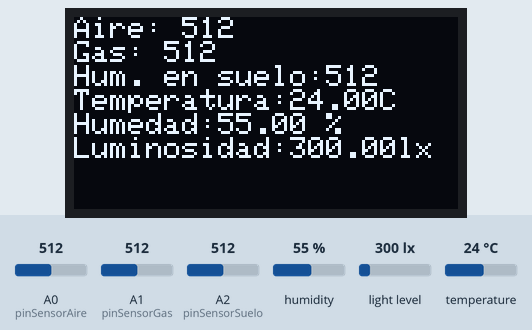
A sketch run on a simulated Arduino Uno R4 WiFi. Parts: 128×64 one-colour display. The inputs (shaded band) are chosen by the test bench; at power-on: humidity 55 %, A0 (pinSensorAire) = 512, A1 (pinSensorGas) = 512, A2 (pinSensorSuelo) = 512, light level 300 lx, temperature 24 °C. WiFi joins after 1.5 s; servers stay silent unless stated; uploads are accepted with an empty reply; the local clock reads 2024-03-15 10:24:30 at power-on unless the sketch sets it; storage starts empty; what the sketch prints to the serial monitor is not drawn.

Above: at 4.7 s.
4.8 s: humidity set to 22 %
At 10.0 s:
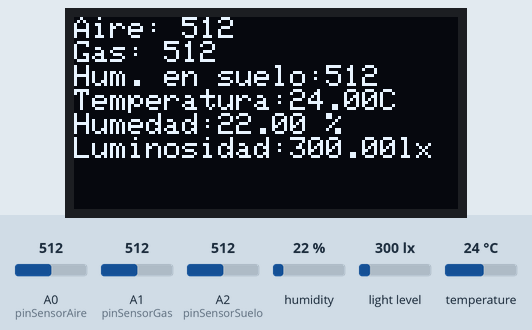
10.7 s: A0 (pinSensorAire) set to 716
At 14.5 s:
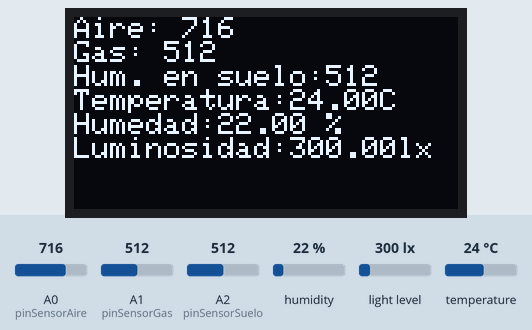
16.6 s: A1 (pinSensorGas) set to 716
At 20.2 s:
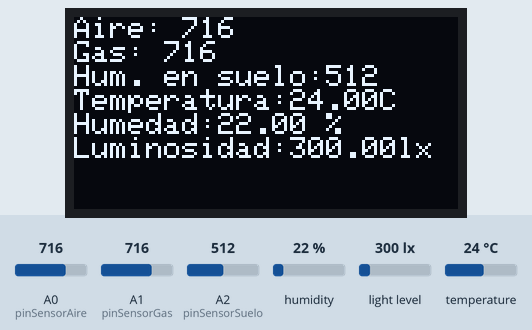
22.5 s: A2 (pinSensorSuelo) set to 716
At 25.8 s:
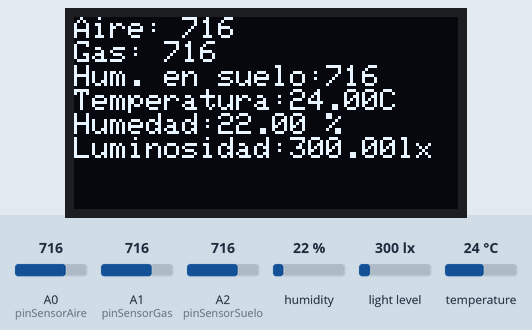
28.4 s: light level set to 40 lx
At 30.3 s:
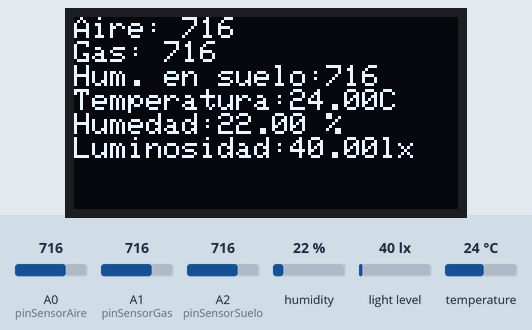
34.3 s: temperature set to 12 °C
At 36.0 s:
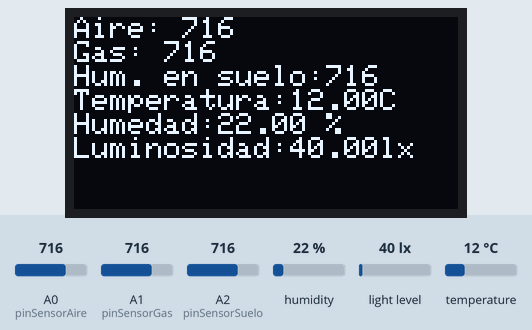
Timing chart, 0 to 37.5 s (numbered marks = the images above; inputs shaded):
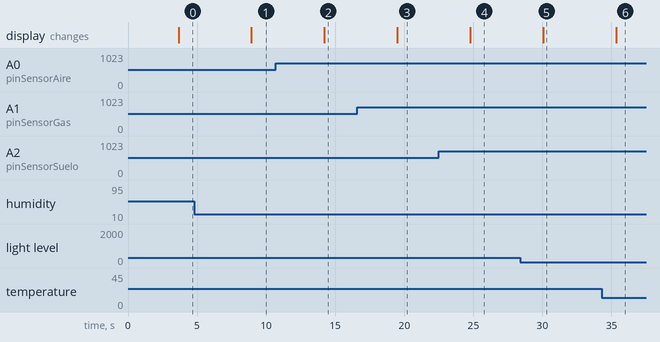

Measured:
- after the input at 4.8 s, the display: changes after 4.1 s (image 1)
- after the input at 10.7 s, the display: changes after 3.5 s (image 2)
- after the input at 16.6 s, the display: changes after 2.9 s (image 3)
- after the input at 22.5 s, the display: changes after 2.3 s (image 4)
- after the input at 28.4 s, the display: changes after 1.7 s (image 5)
- after the input at 34.3 s, the display: changes after 1.0 s (image 6)

The sketch:

ejercicio6.ino
```cpp
/*
 *  Bienvenidos a Sys On Chip
 * ==============================
 * Ejercicio No.6
 *
 * Sistema de monitoreo ambiental IoT completo
 *
 * Sensores utilizados:
 *  - MQ135 (calidad del aire)
 *  - MQ9 (gas)
 *  - Sensor de humedad del suelo
 *  - SI7021 (temperatura y humedad)
 *  - BH1750 (sensor de luz)
 *
 * Módulos adicionales:
 *  - RTC DS3231 (fecha y hora)
 *  - Pantalla OLED SSD1306
 *  - Tarjeta microSD para registro CSV
 *  - Comunicación WiFi con Raspberry Pi
 *
 * Arquitectura:
 *
 *  Sensores → Arduino →
 *      ├ OLED
 *      ├ microSD
 *      └ WiFi → Raspberry Pi → CSV
 *
 */


// ============================================================
// LIBRERIAS
// ============================================================

#include <Wire.h>
#include <SPI.h>
#include <SD.h>

#include <Adafruit_Si7021.h>
#include <BH1750.h>
#include "RTClib.h"

#include <Adafruit_GFX.h>
#include <Adafruit_SSD1306.h>

#include <WiFiS3.h>
#include <ArduinoHttpClient.h>


// ============================================================
// CONFIGURACION OLED
// ============================================================

#define SCREEN_WIDTH 128
#define SCREEN_HEIGHT 64
#define OLED_RESET 8

Adafruit_SSD1306 display(SCREEN_WIDTH, SCREEN_HEIGHT, &Wire, OLED_RESET);


// ============================================================
// PINES ANALOGICOS
// ============================================================

const int pinSensorAire  = A0;
const int pinSensorGas   = A1;
const int pinSensorSuelo = A2;


// ============================================================
// PIN TARJETA SD
// ============================================================

const int pinSD = 10;


// ============================================================
// OBJETOS DE SENSORES
// ============================================================

Adafruit_Si7021 sensorAmbiente = Adafruit_Si7021();
BH1750 sensorLuz;
RTC_DS3231 relojRTC;

File archivoDatos;


// ============================================================
// CONFIGURACION WIFI
// ============================================================

const char nombreRed[] = "sysonchip_2.4";
const char claveRed[]  = "HjQa21082as";

const char direccionServidor[] = "192.168.0.106";
int puertoServidor = 5000;

WiFiClient clienteWiFi;
HttpClient clienteHTTP = HttpClient(clienteWiFi, direccionServidor, puertoServidor);


// ============================================================
// FUNCION DOS DIGITOS
// ============================================================

void imprimirDosDigitos(int numero)
{

  if (numero < 10)
  {
    Serial.print("0");
  }

  Serial.print(numero);
}


// ============================================================
// CREAR CABECERA CSV
// ============================================================

void crearCabeceraCSV()
{

  archivoDatos = SD.open("datos.csv", FILE_WRITE);

  if (archivoDatos)
  {

    archivoDatos.println("Fecha,Hora,Aire,Gas,Suelo,Temperatura,Humedad,Luz");

    archivoDatos.close();

    Serial.println("Cabecera CSV creada.");

  }

}


// ============================================================
// SETUP
// ============================================================

void setup()
{

  Serial.begin(115200);
  while (!Serial);

  Serial.println("Inicializando sistema ambiental IoT...");


  // ------------------------------------------------------------
  // BUS I2C
  // ------------------------------------------------------------

  Wire.begin();


  // ------------------------------------------------------------
  // OLED
  // ------------------------------------------------------------

  if(!display.begin(SSD1306_SWITCHCAPVCC, 0x3D))
  {
    Serial.println("Error OLED");
    while(1);
  }

  display.clearDisplay();
  display.setTextSize(1);
  display.setTextColor(WHITE);

  display.setCursor(10,20);
  display.println("SysOnChip");

  display.setCursor(10,35);
  display.println("Sistema IoT");

  display.display();

  delay(2000);
  display.clearDisplay();


  // ------------------------------------------------------------
  // SENSOR SI7021
  // ------------------------------------------------------------

  if (!sensorAmbiente.begin())
  {

    Serial.println("Error SI7021");
    while (1);

  }


  // ------------------------------------------------------------
  // SENSOR BH1750
  // ------------------------------------------------------------

  if (!sensorLuz.begin(BH1750::CONTINUOUS_HIGH_RES_MODE))
  {

    Serial.println("Error BH1750");
    while (1);

  }


  // ------------------------------------------------------------
  // RTC
  // ------------------------------------------------------------

  if (!relojRTC.begin())
  {

    Serial.println("Error RTC");
    while (1);

  }

  if (relojRTC.lostPower())
  {

    Serial.println("RTC sin energia");

    relojRTC.adjust(DateTime(F(__DATE__), F(__TIME__)));

  }


  // ------------------------------------------------------------
  // TARJETA SD
  // ------------------------------------------------------------

  Serial.print("Inicializando SD... ");

  if (!SD.begin(pinSD))
  {

    Serial.println("Error SD");
    while (1);

  }

  Serial.println("OK");


  if (!SD.exists("datos.csv"))
  {

    Serial.println("Creando archivo CSV...");
    crearCabeceraCSV();

  }


  // ------------------------------------------------------------
  // WIFI
  // ------------------------------------------------------------

  Serial.println("Conectando WiFi...");

  WiFi.begin(nombreRed, claveRed);

  while (WiFi.status() != WL_CONNECTED)
  {

    delay(1000);
    Serial.print(".");

  }

  Serial.println();
  Serial.println("WiFi conectado");

  Serial.print("IP local: ");
  Serial.println(WiFi.localIP());

  Serial.println("Sistema listo");

}


// ============================================================
// LOOP
// ============================================================

void loop()
{

  // ------------------------------------------------------------
  // TIEMPO
  // ------------------------------------------------------------

  DateTime tiempoActual = relojRTC.now();


  // ------------------------------------------------------------
  // SENSORES ANALOGICOS
  // ------------------------------------------------------------

  int valorAire  = analogRead(pinSensorAire);
  int valorGas   = analogRead(pinSensorGas);
  int valorSuelo = analogRead(pinSensorSuelo);


  // ------------------------------------------------------------
  // SENSORES DIGITALES
  // ------------------------------------------------------------

  float temperatura = sensorAmbiente.readTemperature();
  float humedad     = sensorAmbiente.readHumidity();
  float luz         = sensorLuz.readLightLevel();


  // ------------------------------------------------------------
  // SERIAL
  // ------------------------------------------------------------

  Serial.println("======= NUEVA MEDICION =======");

  Serial.print("Fecha: ");
  Serial.print(tiempoActual.year());
  Serial.print("-");
  Serial.print(tiempoActual.month());
  Serial.print("-");
  Serial.println(tiempoActual.day());

  Serial.print("Hora: ");

  imprimirDosDigitos(tiempoActual.hour());
  Serial.print(":");
  imprimirDosDigitos(tiempoActual.minute());
  Serial.print(":");
  imprimirDosDigitos(tiempoActual.second());

  Serial.println();

  Serial.print("Aire: "); Serial.println(valorAire);
  Serial.print("Gas: "); Serial.println(valorGas);
  Serial.print("Suelo: "); Serial.println(valorSuelo);
  Serial.print("Temp: "); Serial.println(temperatura);
  Serial.print("Hum: "); Serial.println(humedad);
  Serial.print("Luz: "); Serial.println(luz);


  // ------------------------------------------------------------
  // OLED
  // ------------------------------------------------------------

  display.clearDisplay();

  display.setCursor(0,0);

  display.print("Aire: ");
  display.println(valorAire);

  display.print("Gas: ");
  display.println(valorGas);

  display.print("Hum. en suelo:");
  display.println(valorSuelo);

  display.print("Temperatura:");
  display.print(temperatura);
  display.println("C");

  display.print("Humedad:");
  display.print(humedad);
  display.println(" %");

  display.print("Luminosidad:");
  display.print(luz);
  display.println("lx");

  display.display();


  // ------------------------------------------------------------
  // GUARDAR EN SD
  // ------------------------------------------------------------

  archivoDatos = SD.open("datos.csv", FILE_WRITE);

  if (archivoDatos)
  {

    archivoDatos.print(tiempoActual.year()); archivoDatos.print("-");
    archivoDatos.print(tiempoActual.month()); archivoDatos.print("-");
    archivoDatos.print(tiempoActual.day()); archivoDatos.print(",");

    archivoDatos.print(tiempoActual.hour()); archivoDatos.print(":");
    archivoDatos.print(tiempoActual.minute()); archivoDatos.print(":");
    archivoDatos.print(tiempoActual.second()); archivoDatos.print(",");

    archivoDatos.print(valorAire); archivoDatos.print(",");
    archivoDatos.print(valorGas); archivoDatos.print(",");
    archivoDatos.print(valorSuelo); archivoDatos.print(",");
    archivoDatos.print(temperatura); archivoDatos.print(",");
    archivoDatos.print(humedad); archivoDatos.print(",");
    archivoDatos.println(luz);

    archivoDatos.close();

    Serial.println("Datos guardados en SD");

  }


  // ------------------------------------------------------------
  // CREAR JSON
  // ------------------------------------------------------------

  String datosJSON = "{";

  datosJSON += "\"aire\":" + String(valorAire) + ",";
  datosJSON += "\"gas\":" + String(valorGas) + ",";
  datosJSON += "\"suelo\":" + String(valorSuelo) + ",";
  datosJSON += "\"temperatura\":" + String(temperatura,1) + ",";
  datosJSON += "\"humedad\":" + String(humedad,1) + ",";
  datosJSON += "\"luz\":" + String(luz,1);

  datosJSON += "}";


  Serial.println("JSON enviado:");
  Serial.println(datosJSON);


  // ------------------------------------------------------------
  // ENVIO HTTP
  // ------------------------------------------------------------

  clienteHTTP.beginRequest();

  clienteHTTP.post("/datos");

  clienteHTTP.sendHeader("Content-Type", "application/json");
  clienteHTTP.sendHeader("Content-Length", datosJSON.length());

  clienteHTTP.beginBody();
  clienteHTTP.print(datosJSON);
  clienteHTTP.endRequest();


  int codigoRespuesta = clienteHTTP.responseStatusCode();
  String respuestaServidor = clienteHTTP.responseBody();

  Serial.print("HTTP: ");
  Serial.println(codigoRespuesta);

  Serial.println(respuestaServidor);


  Serial.println("==============================");

  delay(5000);

}
```
